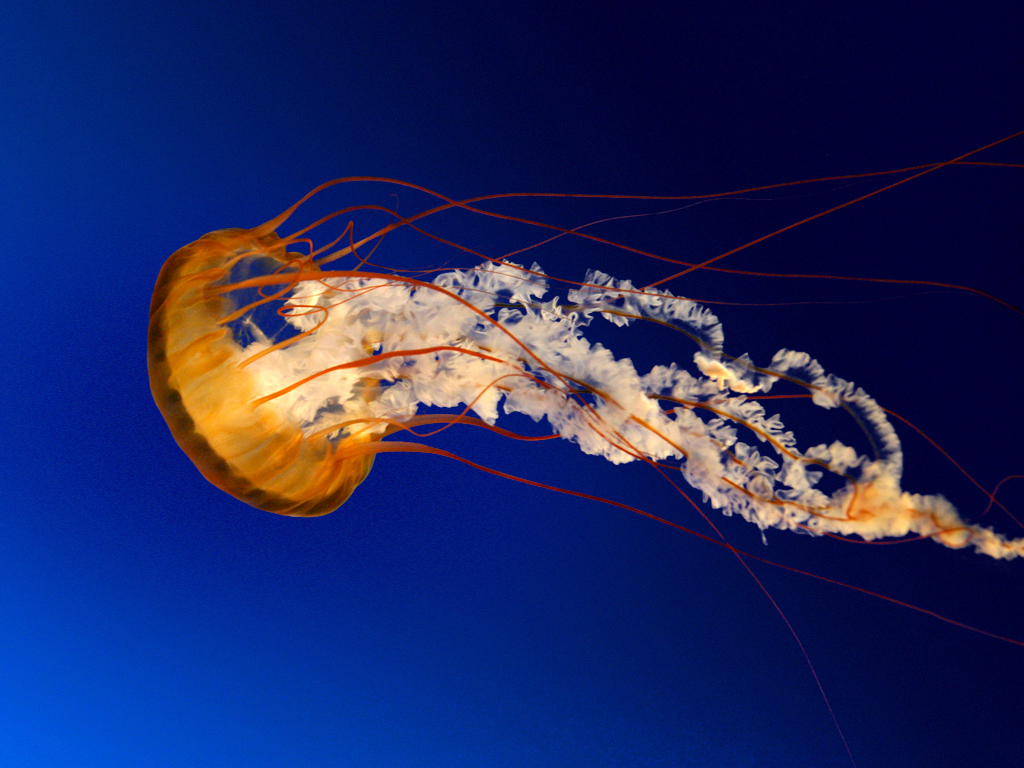
%> input picture 3-5/Jellyfish.jpg, 1024 x 768 px
$ octave 3-5.m   (GNU Octave 9; MATLAB toolbox functions it lacks are replaced by stand-ins)
%> lines starting %> are read from the running program, lines starting %| are printed output that depends on the picture
RGB=imread('Jellyfish.jpg');
%> RGB is the input picture: size 768x1024x3 uint8; mean R, G, B 31, 39.8, 97.4
figure(1);
imshow(RGB);
GRAY=rgb2gray(RGB);
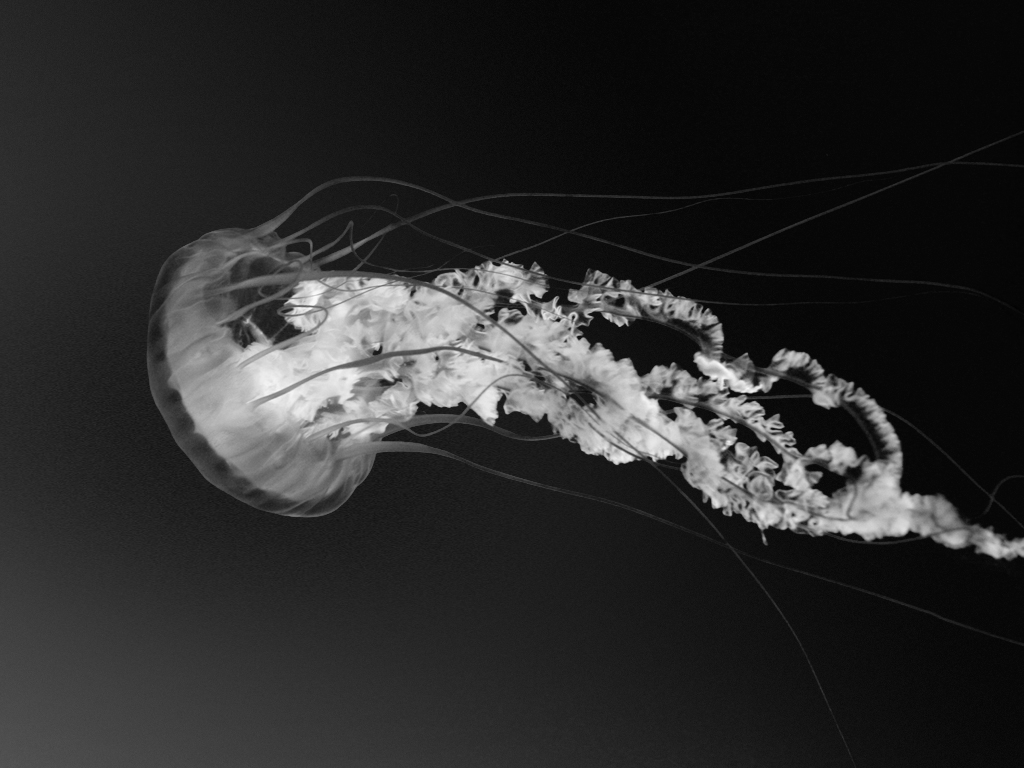
%> GRAY: size 768x1024 uint8; min 1, max 251, mean 43.7
figure(2);
imshow(GRAY);
DCT=dct2(GRAY);
figure(3);
imshow(log(abs(DCT)),[]);
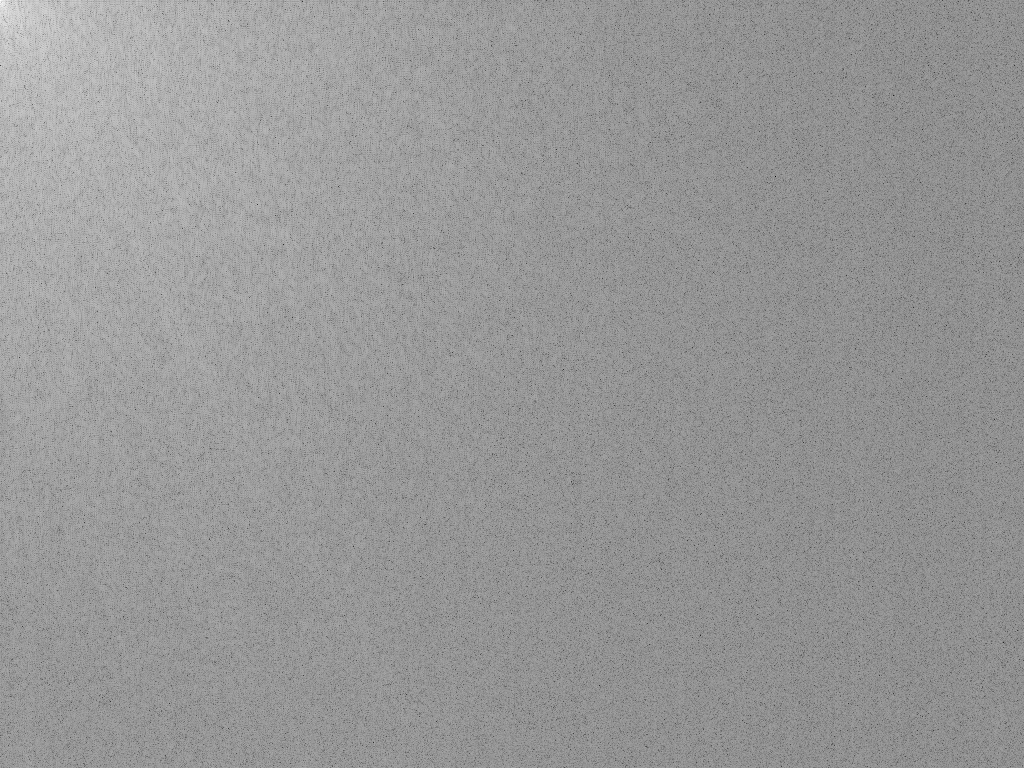
%> displayed picture: size 768x1024, on the screen's scale of 0 to 255; min 0, max 255, mean 151.3

$ run again, with 3-5/fg1.png saved as 3-5/Jellyfish.jpg
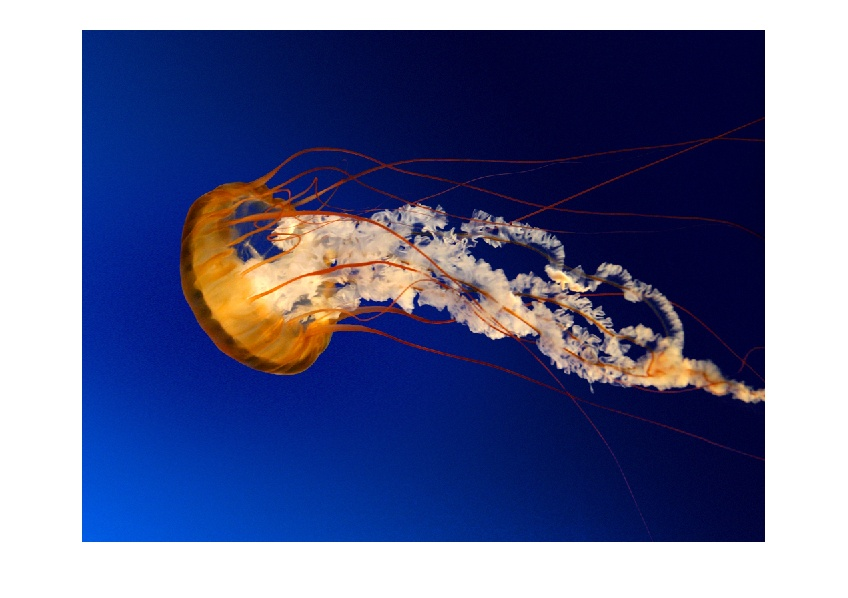
%> input picture 3-5/fg1.png, 848 x 598 px
%> RGB is the input picture: size 598x848x3 uint8; mean R, G, B 100.6, 106.6, 146.3
%> `GRAY=rgb2gray(RGB);`:
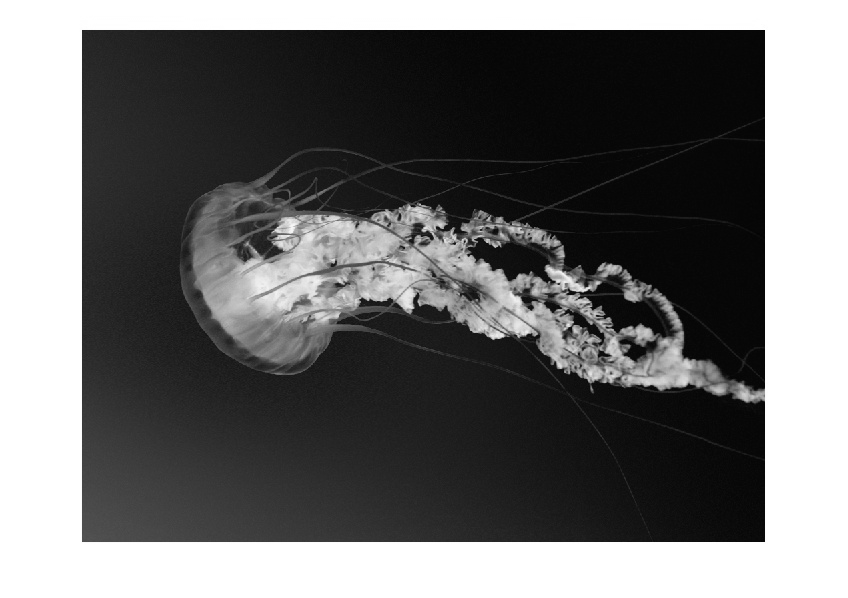
%> GRAY: size 598x848 uint8; min 3, max 255, mean 109.3
%> `imshow(log(abs(DCT)),[]);`:
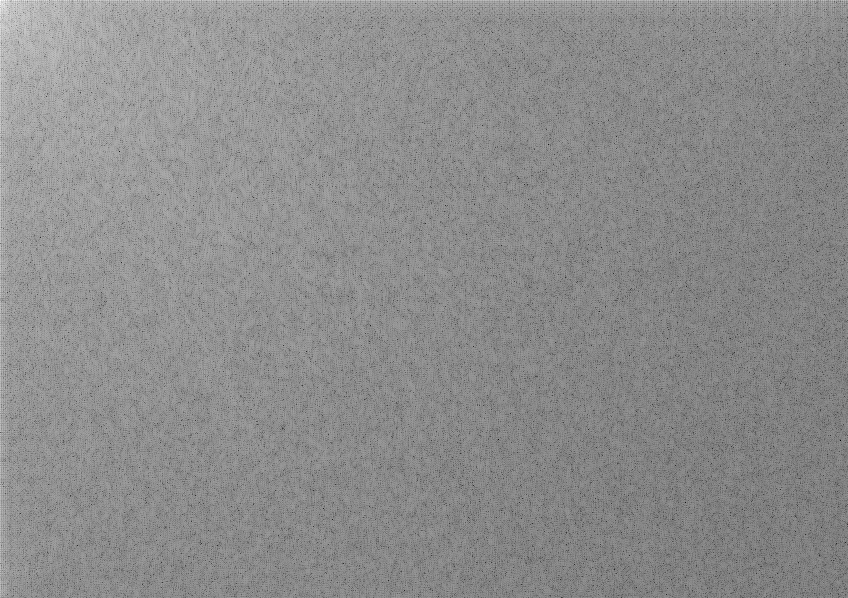
%> displayed picture: size 598x848, on the screen's scale of 0 to 255; min 0, max 255, mean 140.2
